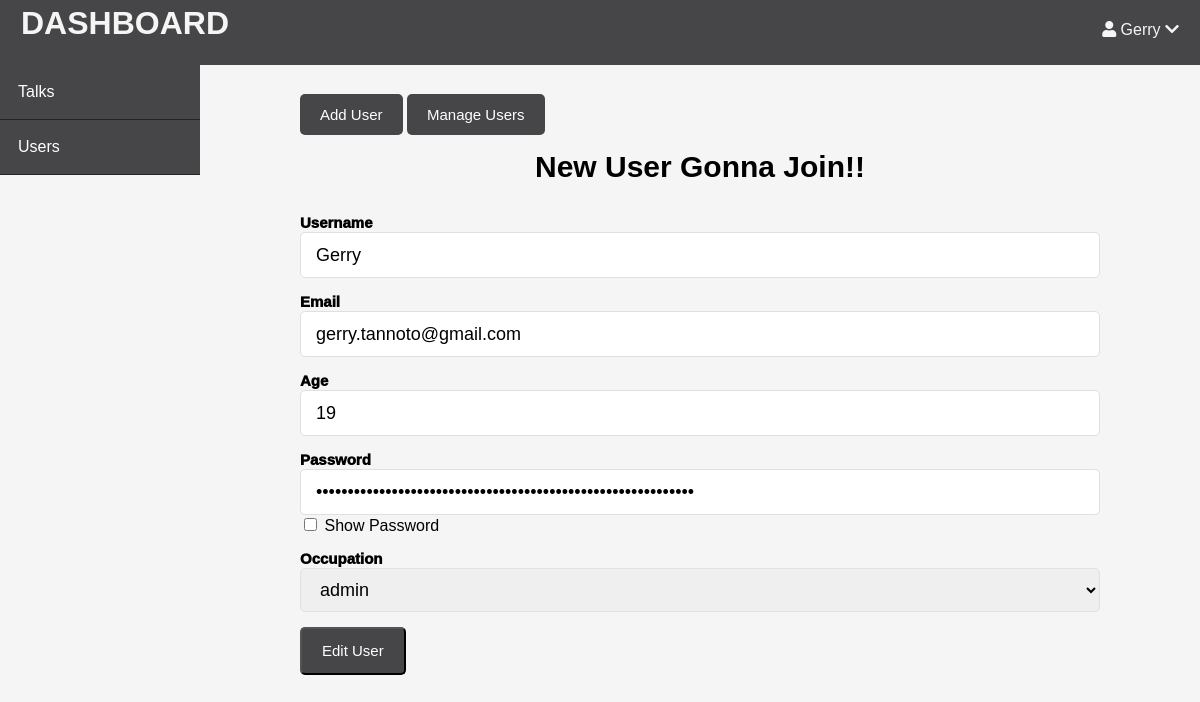
/edit_user.php?id=1 (signed in), run on the app's committed database.
### tables this page shows
CREATE TABLE `tb_user` (
  `id` int(11) NOT NULL,
  `username` varchar(255) NOT NULL,
  `email` varchar(255) NOT NULL,
  `age` int(11) NOT NULL,
  `password` varchar(255) NOT NULL,
  `id_job` int(11) NOT NULL
);

### connect.php (called while the page is built, shortened)
<?php
class database{
	var $host = "localhost";
	var $username = "root";
	var $password = "";
	var $database = "db_portfolio";
	var $koneksi;
	function __construct(){
		$this->koneksi = mysqli_connect($this->host, $this->username, $this->password,$this->database);
	}
	function show_job(){
		$show = mysqli_query($this->koneksi,"SELECT * FROM tb_job");
		return $show;
	}
	function Show_id_user($id){
		$result = mysqli_query($this->koneksi,"SELECT * FROM tb_user where id = $id");
		return $result;
	}
}
?>

### edit_user.php (the view, shortened to what this page needs)
<?php
    include_once('connect.php');
    $database = new database();
    $id = $_GET['id'];
    $data = $database->show_id_user($id);
    $result = $database->show_job();
    $user_data = mysqli_fetch_array($data);
?>
<!DOCTYPE html>
<html lang="en">
<head>
    <link rel="stylesheet" href="https://use.fontawesome.com/releases/v5.7.2/css/all.css"
>
    <link rel="stylesheet" href="css/mydbstyle.css">
    <link rel="stylesheet" href="css/admin.css">
</head>
<body>
    <header>
        <div class="logo">
            <h1 class="logo-text">DASHBOARD</h1>
        </div>
        <ul class="nav">
            <li>
                <a>
                    <i class="fa fa-user"></i> <?php echo $_SESSION['username']?> <i class="fa fa-chevron-down"></i>
                </a>
            </li>
        </ul>
    </header>
    <div class="admin-wrapper">
    <div class="left-sidebar">
        <ul>
            <li><a href="posts.php" style="color: white;">Talks</a></li>
            <li><a href="users.php" style="color: white;">Users</a></li>
        </ul>
    </div>
    <div class="admin-content">
        <div class="button-group">
            <a href="create_user.php" class="btn btn-size">Add User</a>
            <a href="users.php" class="btn btn-size">Manage Users</a>
        </div>
        <div class="content">
            <h2 class="pg-title title-style">New User Gonna Join!!</h2>
            <form action="" method="post">
                <div>
                    <label>Username</label>
                    <input type="text" name="username" value="<?php echo $user_data['username']?>" class="text-input" required>
                </div>
                <div>
                    <label>Email</label>
                    <input type="email" name="email" value="<?php echo $user_data['email']?>" class="text-input" placeholder="name@example.com" required>
                </div>
                <div>
                    <label>Age</label>
                    <input type="text" name="age" value="<?php echo $user_data['age']?>" class="text-input">
                </div>
                <div class>
                    <label>Password</label>
                    <input type="password" name="password" value="<?php echo  $user_data['password']?>" class="text-input" id="password" required>
                    <input type="checkbox" onclick="myFunction()"> Show Password
                </div>
                <div>
                    <label>Occupation</label>
                    <select name="role" class="text-input" required>
                      <?php
                        $job = $user_data['id_job'];
                        while($job_data = mysqli_fetch_array($result)){
                            $ket="";
                            if(isset($_GET['id'])){
                                if($job==$job_data['id_job']){
                                    $ket="selected";
                                }
                            }
                      ?>
                      <option <?php echo $ket; ?> value="<?php echo $job_data['id_job'];?>"><?php echo $job_data['job'];?></option>
                      <?php
                      }
                      ?>
                    </select>
                </div>
                <div>
                    <button type="submit" name="create" class="btn btn-size">Edit User</button>
                </div>
            </form>
        </div>
    </div>
    </div>
    </body>
</html>

### css/mydbstyle.css (style rules this page uses)
* { box-sizing: border-box; }
body { height: 100%; padding: 0px; margin: 0px; background: whitesmoke; font-family: 'Noto Sans JP', sans-serif; }
a { text-decoration: none; }
header { background: #464547; height: 65px; }
header .logo { float: left; height: inherit; margin-left: 16px; }
header .logo-text { margin: 5px; }
header ul { float: right; margin: 0px; padding: 0px; list-style: none; }
header ul li { float: left; position: relative; }
header ul li a { display: block; padding: 21px; font-size: 1em; text-decoration: none; }
header * { color: whitesmoke; }

### css/admin.css (style rules this page uses)
.admin-wrapper { display: flex; height: calc(100% - 66px); }
.title-style { font-size: 30px; font-weight: 2000; }
label { font-size: 15px; font-weight: 1000; }
.admin-wrapper .left-sidebar { flex: 2; height: 100%; background: #464547; }
.admin-wrapper .left-sidebar ul { list-style: none; margin: 0px; padding: 0px; }
.admin-wrapper .left-sidebar ul li a { padding: 18px; display: block; border-bottom: 1px solid #232324; }
.admin-wrapper .admin-content { flex: 8; height: 100%; padding: 40px 100px 100px; overflow-y: scroll; }
.admin-content .pg-title { text-align: center; margin-bottom: 30px; }
.btn { background: #464547; color: white; border-radius: 5px; font-family: 'Noto Sans JP', sans-serif; font-size: 15px; }
.btn-size { padding: 12px 20px; line-height: 20px; }
form div { margin-bottom: 15px; }
.text-input { padding: 10px 15px; display: block; width: 100%; border-radius: 5px; border: 1px solid #e0e0e0; outline: none; line-height: 1.5rem; font-size: 18px; font-family: 'Noto Sans JP', sans-serif; }

### data on the page
tb_user: username "Gerry", email "gerry.tannoto@gmail.com", age "19"

### other printed values
$_SESSION['username'] "Gerry"
form field role "admin"
